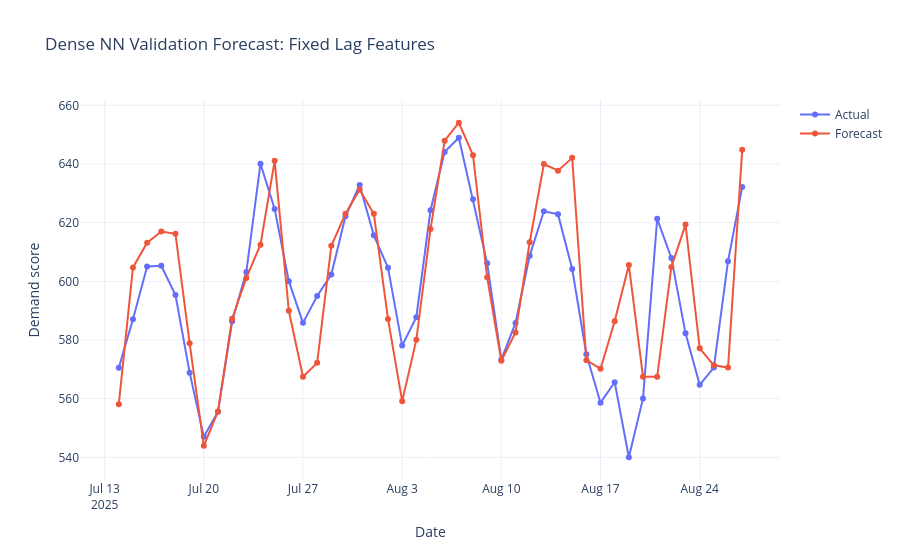

The notebook cell this image was saved under:
### Code cell
plot_forecast(
    val_dense_df["date"],
    y_val_dense_raw,
    dense_pred,
    "Dense NN Validation Forecast: Fixed Lag Features",
)
